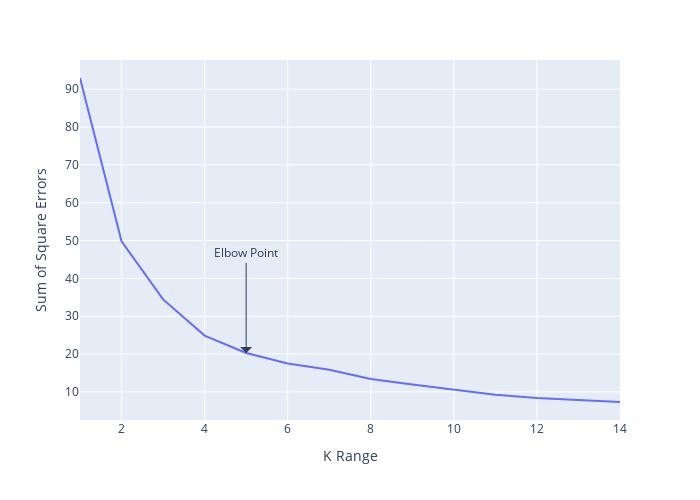

The cell this chart's notebook holds for it:
### Markdown cell above
## Plotting SSE for Elbow Point

### Code cell
sse_graph=px.line(x=range(1,15),y=sse).update_layout(xaxis_title="K Range",yaxis_title="Sum of Square Errors",height=500,width=700).add_annotation(x=5,y=20.3,showarrow=True,arrowhead=1,arrowsize=2,ax=0,ay=-100,text="Elbow Point")
sse_graph.show()

### Figure 1 — Plotly figure (JSON) as saved in the notebook; plotly's stock layout.template omitted (floating-point values rounded to 4 significant figures)
{"data": [{"hovertemplate": "x=%{x}<br>y=%{y}<extra></extra>", "legendgroup": "", "line": {"color": "#636efa", "dash": "solid"}, "marker": {"symbol": "circle"}, "mode": "lines", "name": "", "orientation": "v", "showlegend": false, "type": "scatter", "x": [1, 2, 3, 4, 5, 6, 7, 8, 9, 10, 11, 12, 13, 14], "xaxis": "x", "y": [92.96, 49.8, 34.43, 24.88, 20.27, 17.49, 15.86, 13.42, 11.92, 10.57, 9.264, 8.352, 7.763, 7.317], "yaxis": "y"}], "layout": {"annotations": [{"arrowhead": 1, "arrowsize": 2, "ax": 0, "ay": -100, "showarrow": true, "text": "Elbow Point", "x": 5, "y": 20.3}], "height": 500, "legend": {"tracegroupgap": 0}, "margin": {"t": 60}, "width": 700, "xaxis": {"anchor": "y", "autorange": true, "domain": [0, 1], "range": [1, 14], "title": {"text": "K Range"}, "type": "linear"}, "yaxis": {"anchor": "x", "autorange": true, "domain": [0, 1], "range": [2.559, 97.72], "title": {"text": "Sum of Square Errors"}, "type": "linear"}}}
